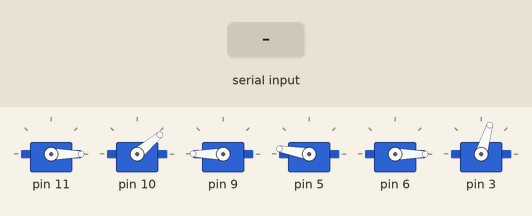
Bench run of a sketch on a simulated Arduino Uno, built with avr-gcc and run on an emulated ATmega328P. Parts: 6 × servo. Inputs (shaded band) come from the test bench.

Above: at 7.2 s.
7.3 s: "90:45:200\n" received over Serial
At 13.3 s:
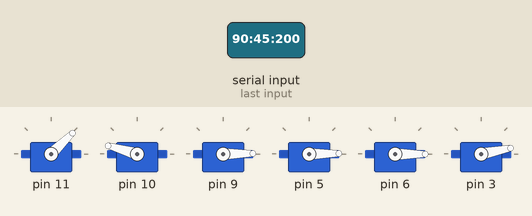
At 16.4 s:
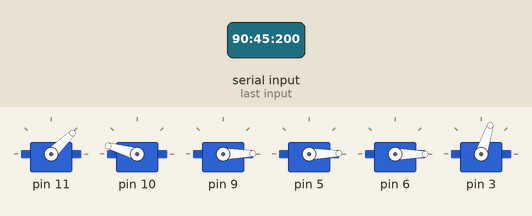
Timing chart, 0 to 27.9 s (numbered marks = the images above; inputs shaded):
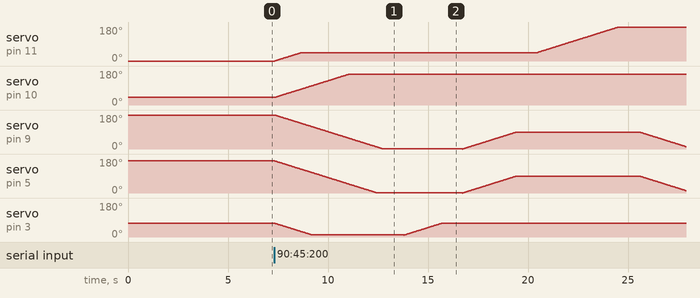

Measured:
- after the input at 7.3 s, servo on pin 11: moves from 0° to 179° over 17.1 s, starting at once; servo on pin 10: moves from 40° to 164° over 3.7 s, starting at once

The sketch:

Tinkerkit_Braccio_Robot_V1.ino
```cpp
// =====================================================================================================================
// Name: Tinkerkit_Braccio_Robot_V1
// Description: This program allows control of a Braccio robotic arm through serial communication.
// Target: Arduino Uno
// Compiler: Arduino IDE
// Usage: Control the Braccio robot using Python
// Restriction(s): None.
// History: 7/05/2024 | E. Zoukou / C. Courtemanche / K. Niamba / Creation;
//          1/28/2025 | K. Niamba / Modification ---> Documentation translation (FR to ENG);
// =====================================================================================================================

// =====================================================================================================================
// Inclusion of files
// =====================================================================================================================
#include <Braccio.h>
#include <Servo.h>

Servo base;
Servo shoulder;
Servo elbow;
Servo wrist_rot;
Servo wrist_ver;
Servo gripper;

// --------------------------------------------------
// Block for retrieving << String >> values from C Lion for the Arduino IDE
// --------------------------------------------------
String getValue(String data, char separator, int index) {
  int found = 0;
  int strIndex[] = { 0, -1 };
  int maxIndex = data.length() - 1;
  for (int i = 0; i <= maxIndex && found <= index; i++) {
    if (data.charAt(i) == separator || i == maxIndex) {
      found++;
      strIndex[0] = strIndex[1] + 1;
      strIndex[1] = (i == maxIndex) ? i + 1 : i;
    }
  }
  return found > index ? data.substring(strIndex[0], strIndex[1]) : "";
}

// --------------------------------------------------
// Initialization block
// --------------------------------------------------
void setup() {
  Braccio.begin();
  Serial.begin(9600);
}

// =====================================================================================================================
// Main program #2
// =====================================================================================================================
void loop() {
  if (Serial.available() > 0) {

    // --------------------------------------------------
    // Block for splitting the string
    // --------------------------------------------------
    String reception = Serial.readStringUntil('\n');
    String stringV = getValue(reception, ':', 0);
    String stringM1 = getValue(reception, ':', 1);
    String stringM2 = getValue(reception, ':', 2);
    String stringM3 = getValue(reception, ':', 3);
    String stringM4 = getValue(reception, ':', 4);
    String stringM5 = getValue(reception, ':', 5);
    String stringM6 = getValue(reception, ':', 6);

    // --------------------------------------------------
    // Block for converting strings to ints
    // --------------------------------------------------
    int V = stringV.toInt();
    int M1 = stringM1.toInt();
    int M2 = stringM2.toInt();
    int M3 = stringM3.toInt();
    int M4 = stringM4.toInt();
    int M5 = stringM5.toInt();
    int M6 = stringM6.toInt();

    // --------------------------------------------------
    // Block for speed and movements of the Braccio servo motors
    // --------------------------------------------------
    Braccio.ServoMovement(V, M1, M2, M3, M4, M5, M6);      // Values entered in C Lion
    delay(1000);

    Braccio.ServoMovement(V, M1, M2, M3, M4, M5, 73);      // The gripper is closed
    delay(1000);

    Braccio.ServoMovement(V, M1, M2, 90, 90, M5, 73);      // The arm is raised
    delay(1000);

    Braccio.ServoMovement(V, 180, M2, 90, 90, M5, 73);     // The base makes a half turn and the gripper is closed
    delay(1000);

    Braccio.ServoMovement(V, 180, M2, M3, M4, M5, 73);     // The base stays the same and the gripper is closed
    delay(1000);

    Braccio.ServoMovement(V, 180, M2, M3, M4, M5, 10);     // The base stays the same and the gripper is open
    delay(1000);

    // --------------------------------------------------
    // Block for returning to the initial position
    // --------------------------------------------------
    Braccio.ServoMovement(20, 90, 90, 90, 90, 90, 73);     // Return to the initial position
  }
}
```
